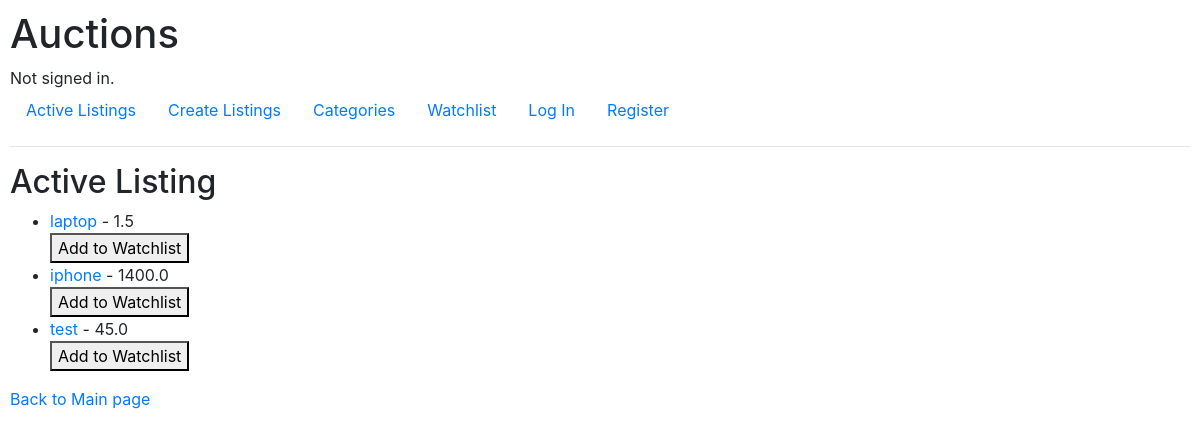
/active_listing/, run on an earlier commit of the app's database.
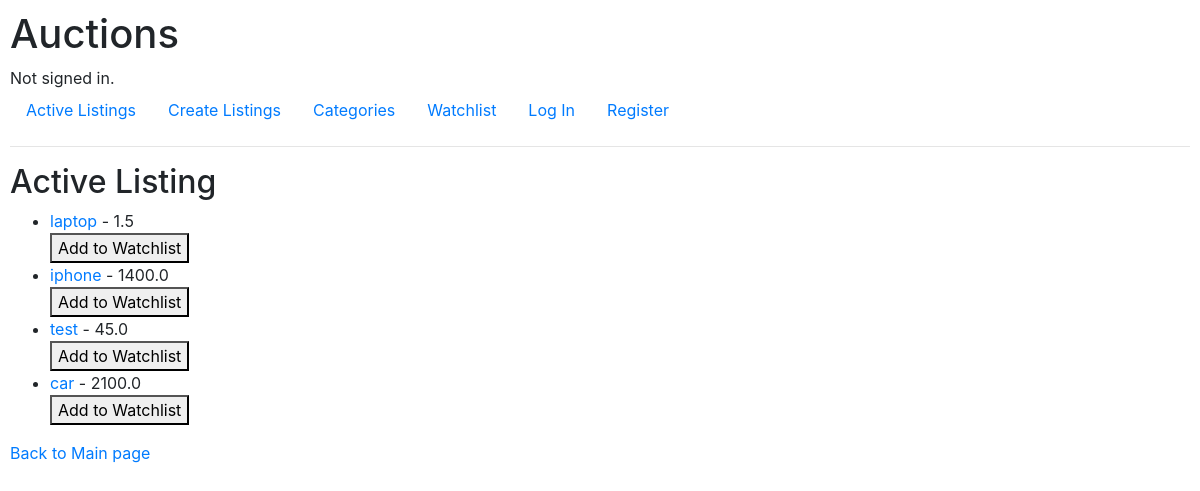
And on a later commit of the database.
### auctions/models.py (models this page shows)
class Listing(models.Model):
    title = models.CharField(max_length=64, unique= True)
    text_description = models.CharField(max_length=255)
    price = models.FloatField()
    inActive = models.BooleanField(default=True)
    owner = models.ForeignKey(User, on_delete=models.CASCADE, blank=True, null=True, related_name="user")
    category = models.ForeignKey(Category, on_delete=models.CASCADE, blank=True,null=True, related_name="category")
    image_url = models.URLField(blank=True, null=True)
    starting_bid = models.DecimalField(max_digits=10, decimal_places=2, default=0.0)
    current_highest_bid = models.DecimalField(max_digits=10, decimal_places=2, default=0)
    current_highest_bidder = models.ForeignKey(User, on_delete=models.SET_NULL, null=True, blank=True)
    watchlist_users = models.ManyToManyField(User,related_name='watchlist_listings', blank=True)

### auctions/views.py (the view)
# urls.py: path('active_listing/', views.active_listing, name='active_listing'),
def active_listing(request):
    listings = Listing.objects.all()
    return render(request, "auctions/active_listing.html", {'listings': listings})

### auctions/templates/auctions/active_listing.html (shortened to what this page needs)
{% extends "auctions/layout.html" %}
{% block body %}
    <h2>Active Listing</h2>
    <ul>
        {% for listing in listings %}
            <li>
                <a href="{% url 'listing_detail' listing.id %}">{{ listing.title }}</a> - {{listing.price}}
                <form method="POST" action="{% url 'add_to_watchlist' listing.id %}">
                    <button type="submit">Add to Watchlist</button>
                </form>
            </li>
        {% empty %}
            <li>No Listings available.</li>
        {% endfor %}
    </ul>
    <a href="{% url 'index' %}">Back to Main page</a>
{% endblock %}

### auctions/templates/auctions/layout.html (shortened to what this page needs)
{% load static %}
<!DOCTYPE html>
<html lang="en">
    <head>
        <link rel="stylesheet" href="https://stackpath.bootstrapcdn.com/bootstrap/4.4.1/css/bootstrap.min.css">
        <link href="{% static 'auctions/styles.css' %}" rel="stylesheet">
    </head>
    <body>
        <h1>Auctions</h1>
        <div>
            {% if user.is_authenticated %}
                Signed in as <strong>{{ user.username }}</strong>.
            {% else %}
                Not signed in.
            {% endif %}
        </div>
        <ul class="nav">
            <li class="nav-item">
                <a class="nav-link" href="{% url 'active_listing' %}">Active Listings</a>
            </li>
            <li class="nav-item">
                <a class="nav-link" href="{% url 'create_listing' %}">Create Listings</a>
            </li>
            <li class="nav-item">
                <a class="nav-link" href="{% url 'create_listing' %}">Categories</a>
            </li>
            <li class="nav-item">
                <a class="nav-link" href="{% url 'watchlist' %}">Watchlist</a>
            </li>
            {% if user.is_authenticated %}
                <li class="nav-item">
                    <a class="nav-link" href="{% url 'logout' %}">Log Out</a>
                </li>
            {% else %}
                <li class="nav-item">
                    <a class="nav-link" href="{% url 'login' %}">Log In</a>
                </li>
                <li class="nav-item">
                    <a class="nav-link" href="{% url 'register' %}">Register</a>
                </li>
            {% endif %}
        </ul>
        <hr>
        {% block body %}
        {% endblock %}
    </body>
</html>

### auctions/static/auctions/styles.css (style rules this page uses)
body { padding: 10px; }

What changed in the data, as far as the page shows it:
added Listing: title "car", price "2100.0"
